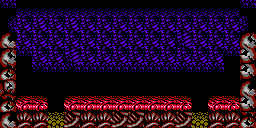

Below is a game level as drawn by its tile map, then a one-line description and the .tmx file that defines it, in full:
An orthogonal 16x8 tile map with 16x16 px tiles, 1 tile layer (Tile Layer 1).

<map version="1.2" tiledversion="1.2.5" orientation="orthogonal" renderorder="right-down" width="16" height="8" tilewidth="16" tileheight="16" infinite="0" nextlayerid="2" nextobjectid="1">
 <tileset firstgid="1" source="tilesBossLevel.tsx" />
 <layer id="1" name="Tile Layer 1" width="16" height="8">
  <data encoding="csv">
7,6,6,6,6,6,6,6,6,6,6,6,6,6,6,7,
10,3,2,3,2,3,3,3,3,3,3,3,3,3,3,12,
21,3,3,3,3,3,3,3,3,3,3,4,3,3,3,17,
17,7,3,3,4,3,3,3,3,3,3,3,3,3,7,19,
18,1,8,7,8,7,7,7,7,7,7,8,7,8,1,19,
20,1,1,1,1,1,1,1,1,1,1,1,1,1,1,21,
18,13,23,1,13,22,22,22,22,22,22,23,1,13,23,19,
21,16,16,24,14,16,16,14,14,16,16,14,24,16,16,18
</data>
 </layer>
</map>